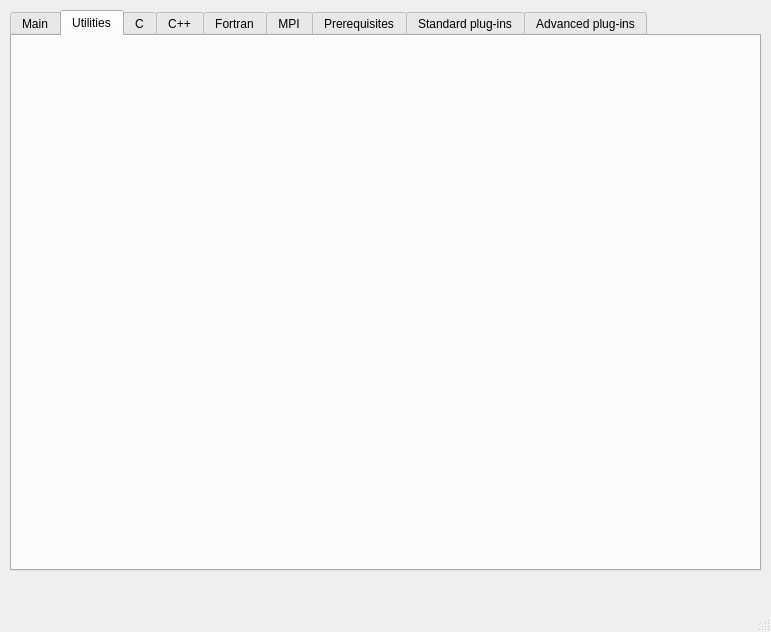
<ui version="4.0" >
 <class>AbinitConfigWindow</class>
 <widget class="QMainWindow" name="AbinitConfigWindow" >
  <property name="geometry" >
   <rect>
    <x>0</x>
    <y>0</y>
    <width>771</width>
    <height>632</height>
   </rect>
  </property>
  <property name="windowTitle" >
   <string>ABINIT Configurator</string>
  </property>
  <widget class="QWidget" name="centralwidget" >
   <widget class="QTabWidget" name="tabWidget" >
    <property name="geometry" >
     <rect>
      <x>10</x>
      <y>10</y>
      <width>751</width>
      <height>561</height>
     </rect>
    </property>
    <property name="currentIndex" >
     <number>1</number>
    </property>
    <widget class="QWidget" name="tab_main" >
     <attribute name="title" >
      <string>Main</string>
     </attribute>
    </widget>
    <widget class="QWidget" name="tab_utils" >
     <attribute name="title" >
      <string>Utilities</string>
     </attribute>
    </widget>
    <widget class="QWidget" name="tab_cc" >
     <attribute name="title" >
      <string>C</string>
     </attribute>
     <widget class="QWidget" name="verticalLayout" >
      <property name="geometry" >
       <rect>
        <x>10</x>
        <y>20</y>
        <width>361</width>
        <height>501</height>
       </rect>
      </property>
      <layout class="QVBoxLayout" >
       <property name="margin" >
        <number>0</number>
       </property>
       <property name="spacing" >
        <number>6</number>
       </property>
       <item>
        <widget class="QLabel" name="cc_std_set_label" >
         <property name="text" >
          <string>Standard settings</string>
         </property>
         <property name="alignment" >
          <set>Qt::AlignCenter</set>
         </property>
        </widget>
       </item>
       <item>
        <spacer>
         <property name="orientation" >
          <enum>Qt::Vertical</enum>
         </property>
         <property name="sizeHint" >
          <size>
           <width>20</width>
           <height>40</height>
          </size>
         </property>
        </spacer>
       </item>
       <item>
        <layout class="QHBoxLayout" >
         <property name="margin" >
          <number>0</number>
         </property>
         <property name="spacing" >
          <number>6</number>
         </property>
         <item>
          <layout class="QVBoxLayout" >
           <property name="margin" >
            <number>0</number>
           </property>
           <property name="spacing" >
            <number>6</number>
           </property>
           <item>
            <widget class="QLabel" name="cc_name_label" >
             <property name="text" >
              <string>CC</string>
             </property>
            </widget>
           </item>
           <item>
            <widget class="QLineEdit" name="cc_name_edit" />
           </item>
           <item>
            <spacer>
             <property name="orientation" >
              <enum>Qt::Vertical</enum>
             </property>
             <property name="sizeHint" >
              <size>
               <width>20</width>
               <height>40</height>
              </size>
             </property>
            </spacer>
           </item>
          </layout>
         </item>
         <item>
          <layout class="QVBoxLayout" >
           <property name="margin" >
            <number>0</number>
           </property>
           <property name="spacing" >
            <number>6</number>
           </property>
           <item>
            <widget class="QCheckBox" name="cc_enable_hints_cb" >
             <property name="text" >
              <string>Enable hints (recommended)</string>
             </property>
             <property name="checked" >
              <bool>false</bool>
             </property>
            </widget>
           </item>
           <item>
            <spacer>
             <property name="orientation" >
              <enum>Qt::Vertical</enum>
             </property>
             <property name="sizeHint" >
              <size>
               <width>20</width>
               <height>40</height>
              </size>
             </property>
            </spacer>
           </item>
          </layout>
         </item>
        </layout>
       </item>
       <item>
        <spacer>
         <property name="orientation" >
          <enum>Qt::Vertical</enum>
         </property>
         <property name="sizeHint" >
          <size>
           <width>20</width>
           <height>40</height>
          </size>
         </property>
        </spacer>
       </item>
       <item>
        <widget class="QLabel" name="cc_optflags_label" >
         <property name="text" >
          <string>Compile-time optimization flags</string>
         </property>
        </widget>
       </item>
       <item>
        <widget class="QLineEdit" name="cc_optflags_edit" />
       </item>
       <item>
        <spacer>
         <property name="orientation" >
          <enum>Qt::Vertical</enum>
         </property>
         <property name="sizeHint" >
          <size>
           <width>20</width>
           <height>40</height>
          </size>
         </property>
        </spacer>
       </item>
       <item>
        <widget class="QLabel" name="cc_ld_optflags_label" >
         <property name="text" >
          <string>Link-time optimization flags</string>
         </property>
        </widget>
       </item>
       <item>
        <widget class="QLineEdit" name="cc_ld_optflags_edit" />
       </item>
       <item>
        <spacer>
         <property name="orientation" >
          <enum>Qt::Vertical</enum>
         </property>
         <property name="sizeHint" >
          <size>
           <width>20</width>
           <height>40</height>
          </size>
         </property>
        </spacer>
       </item>
       <item>
        <widget class="Line" name="line" >
         <property name="orientation" >
          <enum>Qt::Horizontal</enum>
         </property>
        </widget>
       </item>
       <item>
        <widget class="QLabel" name="cc_adv_set_label" >
         <property name="text" >
          <string>Advanced settings (experts only)</string>
         </property>
         <property name="alignment" >
          <set>Qt::AlignCenter</set>
         </property>
        </widget>
       </item>
       <item>
        <spacer>
         <property name="orientation" >
          <enum>Qt::Vertical</enum>
         </property>
         <property name="sizeHint" >
          <size>
           <width>20</width>
           <height>40</height>
          </size>
         </property>
        </spacer>
       </item>
       <item>
        <widget class="QLabel" name="cc_cflags_label" >
         <property name="text" >
          <string>CFLAGS</string>
         </property>
        </widget>
       </item>
       <item>
        <widget class="QLineEdit" name="cc_cflags_edit" />
       </item>
       <item>
        <spacer>
         <property name="orientation" >
          <enum>Qt::Vertical</enum>
         </property>
         <property name="sizeHint" >
          <size>
           <width>20</width>
           <height>40</height>
          </size>
         </property>
        </spacer>
       </item>
      </layout>
     </widget>
     <widget class="Line" name="line_7" >
      <property name="geometry" >
       <rect>
        <x>370</x>
        <y>20</y>
        <width>20</width>
        <height>501</height>
       </rect>
      </property>
      <property name="orientation" >
       <enum>Qt::Vertical</enum>
      </property>
     </widget>
    </widget>
    <widget class="QWidget" name="tab_cxx" >
     <attribute name="title" >
      <string>C++</string>
     </attribute>
    </widget>
    <widget class="QWidget" name="tab_fc" >
     <attribute name="title" >
      <string>Fortran</string>
     </attribute>
    </widget>
    <widget class="QWidget" name="tab_mpi" >
     <attribute name="title" >
      <string>MPI</string>
     </attribute>
    </widget>
    <widget class="QWidget" name="tab_prereqs" >
     <attribute name="title" >
      <string>Prerequisites</string>
     </attribute>
    </widget>
    <widget class="QWidget" name="tab_plug_std" >
     <attribute name="title" >
      <string>Standard plug-ins</string>
     </attribute>
     <widget class="Line" name="line_6" >
      <property name="geometry" >
       <rect>
        <x>360</x>
        <y>10</y>
        <width>20</width>
        <height>511</height>
       </rect>
      </property>
      <property name="orientation" >
       <enum>Qt::Vertical</enum>
      </property>
     </widget>
     <widget class="QWidget" name="verticalLayout_6" >
      <property name="geometry" >
       <rect>
        <x>10</x>
        <y>10</y>
        <width>351</width>
        <height>511</height>
       </rect>
      </property>
      <layout class="QVBoxLayout" >
       <property name="margin" >
        <number>0</number>
       </property>
       <property name="spacing" >
        <number>6</number>
       </property>
       <item>
        <layout class="QVBoxLayout" >
         <property name="margin" >
          <number>0</number>
         </property>
         <property name="spacing" >
          <number>6</number>
         </property>
         <item>
          <widget class="QCheckBox" name="plug_enable_bigdft_cb" >
           <property name="text" >
            <string>Enable BigDFT</string>
           </property>
          </widget>
         </item>
         <item>
          <spacer>
           <property name="orientation" >
            <enum>Qt::Vertical</enum>
           </property>
           <property name="sizeHint" >
            <size>
             <width>20</width>
             <height>40</height>
            </size>
           </property>
          </spacer>
         </item>
         <item>
          <widget class="QLabel" name="plug_bigdft_incs_label" >
           <property name="text" >
            <string>BigDFT include flags</string>
           </property>
           <property name="buddy" >
            <cstring>plug_bigdft_incs_edit</cstring>
           </property>
          </widget>
         </item>
         <item>
          <widget class="QLineEdit" name="plug_bigdft_incs_edit" />
         </item>
         <item>
          <spacer>
           <property name="orientation" >
            <enum>Qt::Vertical</enum>
           </property>
           <property name="sizeHint" >
            <size>
             <width>20</width>
             <height>40</height>
            </size>
           </property>
          </spacer>
         </item>
         <item>
          <widget class="QLabel" name="plug_bigdft_libs_label" >
           <property name="text" >
            <string>BigDFT link flags</string>
           </property>
           <property name="buddy" >
            <cstring>plug_bigdft_libs_edit</cstring>
           </property>
          </widget>
         </item>
         <item>
          <widget class="QLineEdit" name="plug_bigdft_libs_edit" />
         </item>
        </layout>
       </item>
       <item>
        <spacer>
         <property name="orientation" >
          <enum>Qt::Vertical</enum>
         </property>
         <property name="sizeHint" >
          <size>
           <width>20</width>
           <height>40</height>
          </size>
         </property>
        </spacer>
       </item>
       <item>
        <widget class="Line" name="line_2" >
         <property name="orientation" >
          <enum>Qt::Horizontal</enum>
         </property>
        </widget>
       </item>
       <item>
        <layout class="QVBoxLayout" >
         <property name="margin" >
          <number>0</number>
         </property>
         <property name="spacing" >
          <number>6</number>
         </property>
         <item>
          <widget class="QCheckBox" name="plug_enable_netcdf_cb" >
           <property name="text" >
            <string>Enable NetCDF</string>
           </property>
          </widget>
         </item>
         <item>
          <spacer>
           <property name="orientation" >
            <enum>Qt::Vertical</enum>
           </property>
           <property name="sizeHint" >
            <size>
             <width>20</width>
             <height>40</height>
            </size>
           </property>
          </spacer>
         </item>
         <item>
          <widget class="QLabel" name="plug_netcdf_incs_label" >
           <property name="text" >
            <string>NetCDF include flags</string>
           </property>
           <property name="buddy" >
            <cstring>plug_netcdf_incs_edit</cstring>
           </property>
          </widget>
         </item>
         <item>
          <widget class="QLineEdit" name="plug_netcdf_incs_edit" />
         </item>
         <item>
          <spacer>
           <property name="orientation" >
            <enum>Qt::Vertical</enum>
           </property>
           <property name="sizeHint" >
            <size>
             <width>20</width>
             <height>40</height>
            </size>
           </property>
          </spacer>
         </item>
         <item>
          <widget class="QLabel" name="plug_netcdf_libs_label" >
           <property name="text" >
            <string>NetCDF link flags</string>
           </property>
           <property name="buddy" >
            <cstring>plug_netcdf_libs_edit</cstring>
           </property>
          </widget>
         </item>
         <item>
          <widget class="QLineEdit" name="plug_netcdf_libs_edit" />
         </item>
        </layout>
       </item>
       <item>
        <spacer>
         <property name="orientation" >
          <enum>Qt::Vertical</enum>
         </property>
         <property name="sizeHint" >
          <size>
           <width>20</width>
           <height>40</height>
          </size>
         </property>
        </spacer>
       </item>
       <item>
        <widget class="Line" name="line_3" >
         <property name="orientation" >
          <enum>Qt::Horizontal</enum>
         </property>
        </widget>
       </item>
       <item>
        <layout class="QVBoxLayout" >
         <property name="margin" >
          <number>0</number>
         </property>
         <property name="spacing" >
          <number>6</number>
         </property>
         <item>
          <widget class="QCheckBox" name="plug_enable_etsf_io_cb" >
           <property name="text" >
            <string>Enable ETSF I/O</string>
           </property>
          </widget>
         </item>
         <item>
          <spacer>
           <property name="orientation" >
            <enum>Qt::Vertical</enum>
           </property>
           <property name="sizeHint" >
            <size>
             <width>20</width>
             <height>40</height>
            </size>
           </property>
          </spacer>
         </item>
         <item>
          <widget class="QLabel" name="plug_etsf_io_incs_label" >
           <property name="text" >
            <string>ETSF I/O include flags</string>
           </property>
           <property name="buddy" >
            <cstring>plug_etsf_io_incs_edit</cstring>
           </property>
          </widget>
         </item>
         <item>
          <widget class="QLineEdit" name="plug_etsf_io_incs_edit" />
         </item>
         <item>
          <spacer>
           <property name="orientation" >
            <enum>Qt::Vertical</enum>
           </property>
           <property name="sizeHint" >
            <size>
             <width>20</width>
             <height>40</height>
            </size>
           </property>
          </spacer>
         </item>
         <item>
          <widget class="QLabel" name="plug_etsf_io_libs_label" >
           <property name="text" >
            <string>ETSF I/O link flags</string>
           </property>
           <property name="buddy" >
            <cstring>plug_etsf_io_libs_edit</cstring>
           </property>
          </widget>
         </item>
         <item>
          <widget class="QLineEdit" name="plug_etsf_io_libs_edit" />
         </item>
        </layout>
       </item>
      </layout>
     </widget>
     <widget class="QWidget" name="verticalLayout_11" >
      <property name="geometry" >
       <rect>
        <x>380</x>
        <y>10</y>
        <width>351</width>
        <height>511</height>
       </rect>
      </property>
      <layout class="QVBoxLayout" >
       <property name="margin" >
        <number>0</number>
       </property>
       <property name="spacing" >
        <number>6</number>
       </property>
       <item>
        <layout class="QVBoxLayout" >
         <property name="margin" >
          <number>0</number>
         </property>
         <property name="spacing" >
          <number>6</number>
         </property>
         <item>
          <widget class="QCheckBox" name="plug_enable_libxc_cb" >
           <property name="text" >
            <string>Enable LibXC</string>
           </property>
          </widget>
         </item>
         <item>
          <spacer>
           <property name="orientation" >
            <enum>Qt::Vertical</enum>
           </property>
           <property name="sizeHint" >
            <size>
             <width>20</width>
             <height>40</height>
            </size>
           </property>
          </spacer>
         </item>
         <item>
          <widget class="QLabel" name="plug_libxc_incs_label" >
           <property name="text" >
            <string>LibXC include flags</string>
           </property>
           <property name="buddy" >
            <cstring>plug_libxc_incs_edit</cstring>
           </property>
          </widget>
         </item>
         <item>
          <widget class="QLineEdit" name="plug_libxc_incs_edit" />
         </item>
         <item>
          <spacer>
           <property name="orientation" >
            <enum>Qt::Vertical</enum>
           </property>
           <property name="sizeHint" >
            <size>
             <width>20</width>
             <height>40</height>
            </size>
           </property>
          </spacer>
         </item>
         <item>
          <widget class="QLabel" name="plug_libxc_libs_label" >
           <property name="text" >
            <string>LibXC link flags</string>
           </property>
           <property name="buddy" >
            <cstring>plug_libxc_libs_edit</cstring>
           </property>
          </widget>
         </item>
         <item>
          <widget class="QLineEdit" name="plug_libxc_libs_edit" />
         </item>
        </layout>
       </item>
       <item>
        <spacer>
         <property name="orientation" >
          <enum>Qt::Vertical</enum>
         </property>
         <property name="sizeHint" >
          <size>
           <width>20</width>
           <height>40</height>
          </size>
         </property>
        </spacer>
       </item>
       <item>
        <widget class="Line" name="line_4" >
         <property name="orientation" >
          <enum>Qt::Horizontal</enum>
         </property>
        </widget>
       </item>
       <item>
        <layout class="QVBoxLayout" >
         <property name="margin" >
          <number>0</number>
         </property>
         <property name="spacing" >
          <number>6</number>
         </property>
         <item>
          <widget class="QCheckBox" name="plug_fox_enable_cb" >
           <property name="text" >
            <string>Enable FoX</string>
           </property>
          </widget>
         </item>
         <item>
          <spacer>
           <property name="orientation" >
            <enum>Qt::Vertical</enum>
           </property>
           <property name="sizeHint" >
            <size>
             <width>20</width>
             <height>40</height>
            </size>
           </property>
          </spacer>
         </item>
         <item>
          <widget class="QLabel" name="plug_fox_incs_label" >
           <property name="text" >
            <string>FoX include flags</string>
           </property>
           <property name="buddy" >
            <cstring>plug_fox_incs_edit</cstring>
           </property>
          </widget>
         </item>
         <item>
          <widget class="QLineEdit" name="plug_fox_incs_edit" />
         </item>
         <item>
          <spacer>
           <property name="orientation" >
            <enum>Qt::Vertical</enum>
           </property>
           <property name="sizeHint" >
            <size>
             <width>20</width>
             <height>40</height>
            </size>
           </property>
          </spacer>
         </item>
         <item>
          <widget class="QLabel" name="plug_fox_libs_label" >
           <property name="text" >
            <string>FoX link flags</string>
           </property>
           <property name="buddy" >
            <cstring>plug_fox_libs_edit</cstring>
           </property>
          </widget>
         </item>
         <item>
          <widget class="QLineEdit" name="plug_fox_libs_edit" />
         </item>
        </layout>
       </item>
       <item>
        <spacer>
         <property name="orientation" >
          <enum>Qt::Vertical</enum>
         </property>
         <property name="sizeHint" >
          <size>
           <width>20</width>
           <height>40</height>
          </size>
         </property>
        </spacer>
       </item>
       <item>
        <widget class="Line" name="line_5" >
         <property name="orientation" >
          <enum>Qt::Horizontal</enum>
         </property>
        </widget>
       </item>
       <item>
        <layout class="QVBoxLayout" >
         <property name="margin" >
          <number>0</number>
         </property>
         <property name="spacing" >
          <number>6</number>
         </property>
         <item>
          <widget class="QCheckBox" name="plug_xmlf90_enable_cb" >
           <property name="text" >
            <string>Enable XMLF90 (obsoleted by FoX)</string>
           </property>
          </widget>
         </item>
         <item>
          <spacer>
           <property name="orientation" >
            <enum>Qt::Vertical</enum>
           </property>
           <property name="sizeHint" >
            <size>
             <width>20</width>
             <height>40</height>
            </size>
           </property>
          </spacer>
         </item>
         <item>
          <widget class="QLabel" name="plug_xmlf90_incs_label" >
           <property name="text" >
            <string>XMLF90 include flags</string>
           </property>
           <property name="buddy" >
            <cstring>plug_xmlf90_incs_edit</cstring>
           </property>
          </widget>
         </item>
         <item>
          <widget class="QLineEdit" name="plug_xmlf90_incs_edit" />
         </item>
         <item>
          <spacer>
           <property name="orientation" >
            <enum>Qt::Vertical</enum>
           </property>
           <property name="sizeHint" >
            <size>
             <width>20</width>
             <height>40</height>
            </size>
           </property>
          </spacer>
         </item>
         <item>
          <widget class="QLabel" name="plug_xmlf90_libs_label" >
           <property name="text" >
            <string>XMLF90 link flags</string>
           </property>
           <property name="buddy" >
            <cstring>plug_fox_libs_edit_3</cstring>
           </property>
          </widget>
         </item>
         <item>
          <widget class="QLineEdit" name="plug_fox_libs_edit_3" />
         </item>
        </layout>
       </item>
      </layout>
     </widget>
    </widget>
    <widget class="QWidget" name="tab_plug_adv" >
     <attribute name="title" >
      <string>Advanced plug-ins</string>
     </attribute>
     <widget class="QWidget" name="verticalLayout_9" >
      <property name="geometry" >
       <rect>
        <x>10</x>
        <y>10</y>
        <width>349</width>
        <height>217</height>
       </rect>
      </property>
      <layout class="QVBoxLayout" >
       <property name="margin" >
        <number>0</number>
       </property>
       <property name="spacing" >
        <number>6</number>
       </property>
       <item>
        <widget class="QCheckBox" name="plug_wannier90_enable_cb" >
         <property name="text" >
          <string>Enable Wannier90</string>
         </property>
        </widget>
       </item>
       <item>
        <spacer>
         <property name="orientation" >
          <enum>Qt::Vertical</enum>
         </property>
         <property name="sizeHint" >
          <size>
           <width>20</width>
           <height>40</height>
          </size>
         </property>
        </spacer>
       </item>
       <item>
        <widget class="QLabel" name="plug_wannier90_incs_label" >
         <property name="text" >
          <string>Wannier90 include flags</string>
         </property>
        </widget>
       </item>
       <item>
        <widget class="QLineEdit" name="plug_wannier90_incs_edit" />
       </item>
       <item>
        <spacer>
         <property name="orientation" >
          <enum>Qt::Vertical</enum>
         </property>
         <property name="sizeHint" >
          <size>
           <width>20</width>
           <height>40</height>
          </size>
         </property>
        </spacer>
       </item>
       <item>
        <widget class="QLabel" name="plug_wannier90_libs_label" >
         <property name="text" >
          <string>Wannier90 link flags</string>
         </property>
        </widget>
       </item>
       <item>
        <widget class="QLineEdit" name="plug_fox_libs_edit_2" />
       </item>
       <item>
        <spacer>
         <property name="orientation" >
          <enum>Qt::Vertical</enum>
         </property>
         <property name="sizeHint" >
          <size>
           <width>20</width>
           <height>40</height>
          </size>
         </property>
        </spacer>
       </item>
       <item>
        <widget class="QLabel" name="plug_wannier90_path_label" >
         <property name="text" >
          <string>Wannier90 path</string>
         </property>
        </widget>
       </item>
       <item>
        <widget class="QLineEdit" name="lineEdit" />
       </item>
      </layout>
     </widget>
    </widget>
   </widget>
  </widget>
  <widget class="QMenuBar" name="menubar" >
   <property name="geometry" >
    <rect>
     <x>0</x>
     <y>0</y>
     <width>771</width>
     <height>25</height>
    </rect>
   </property>
  </widget>
  <widget class="QStatusBar" name="statusbar" />
 </widget>
 <resources/>
 <connections>
  <connection>
   <sender>plug_enable_etsf_io_cb</sender>
   <signal>toggled(bool)</signal>
   <receiver>plug_enable_netcdf_cb</receiver>
   <slot>setChecked(bool)</slot>
   <hints>
    <hint type="sourcelabel" >
     <x>118</x>
     <y>439</y>
    </hint>
    <hint type="destinationlabel" >
     <x>101</x>
     <y>261</y>
    </hint>
   </hints>
  </connection>
 </connections>
</ui>
